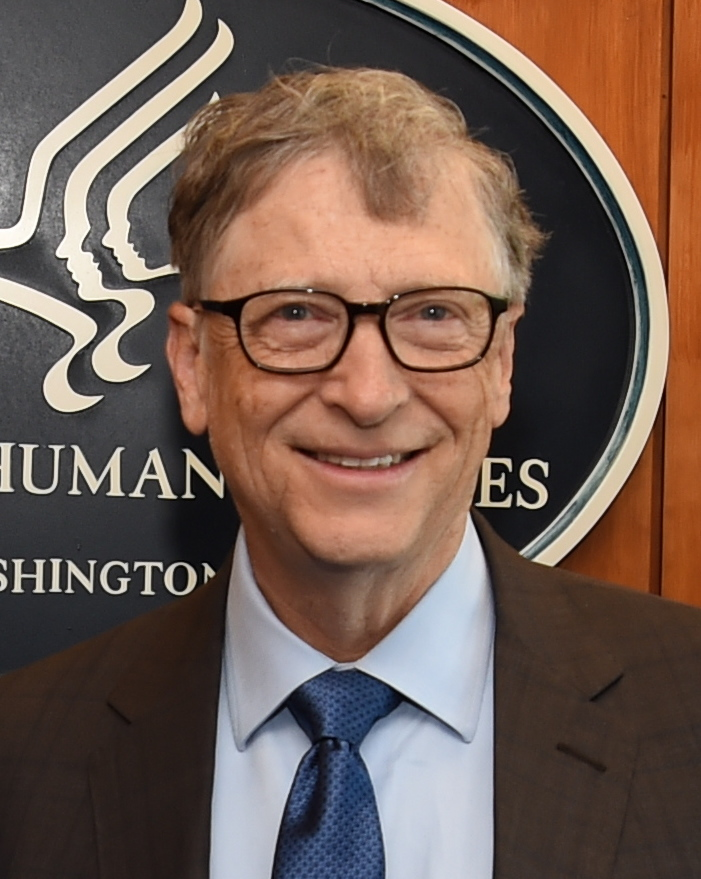
#> input picture photo.jpg, 701 x 879 px
$ python face_detection.py
#> lines starting #> are read from the running program, lines starting #| are printed output that depends on the picture; after the words box and inside, x2 and y2 are one past the last pixel; in counts of white or black regions, pixels touching at a corner belong together
# -----------------------------------------------------------
# Creating a webcam face-detector using python.
#
# (C) 2020 Sandra VS Nair, Trivandrum
# email sandravsnair@gmail.com
# -----------------------------------------------------------

import cv2

#Haar cascade classifier file for detecting face.
face_cascade = cv2.CascadeClassifier("haarcascade_frontalface_default.xml")

img=cv2.imread("photo.jpg")
#> img is the input picture: shape (879, 701, 3); mean B, G, R 81.7, 92.1, 113.4
gray_img=cv2.cvtColor(img,cv2.COLOR_BGR2GRAY) #Converting colored image to gray.
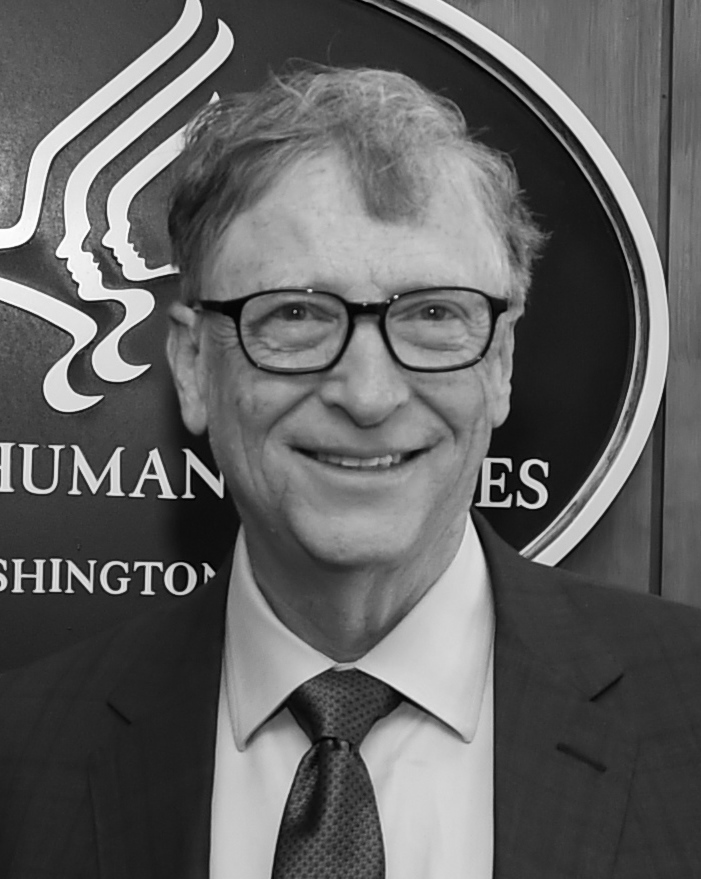
#> gray_img: shape (879, 701); min 0, max 255, mean 97.3

faces=face_cascade.detectMultiScale(gray_img,
                                    scaleFactor=1.05,
                                    minNeighbors=5)
#> faces = [[208, 613, 253, 253], [184, 177, 375, 375]]

#Drawing rectangles in detected faces.
for x,y,w,h in faces:
    img=cv2.rectangle(img,(x,y),(x+w,y+h),(0,0,255),4)
#> this loop made 2 passes
#> pass 1, `img=cv2.rectangle(img,(x,y),(x+w,y+h),(0,0,255),4)`:
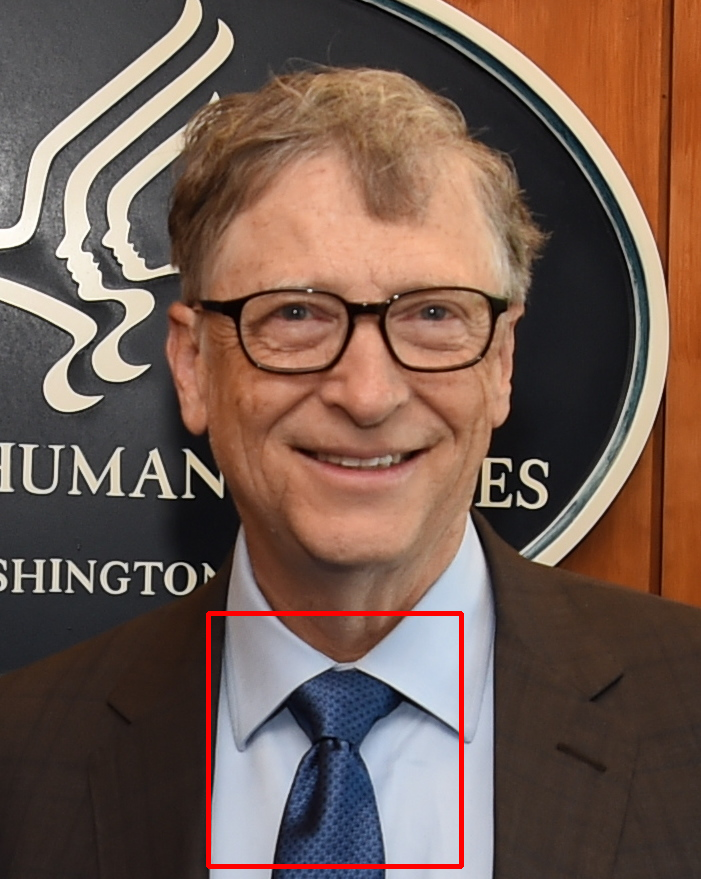
#> img: shape (879, 701, 3); 0.82% of pixels changed, all inside (x1, y1, x2, y2) = (206, 611, 464, 869)
#> pass 2, `img=cv2.rectangle(img,(x,y),(x+w,y+h),(0,0,255),4)`:
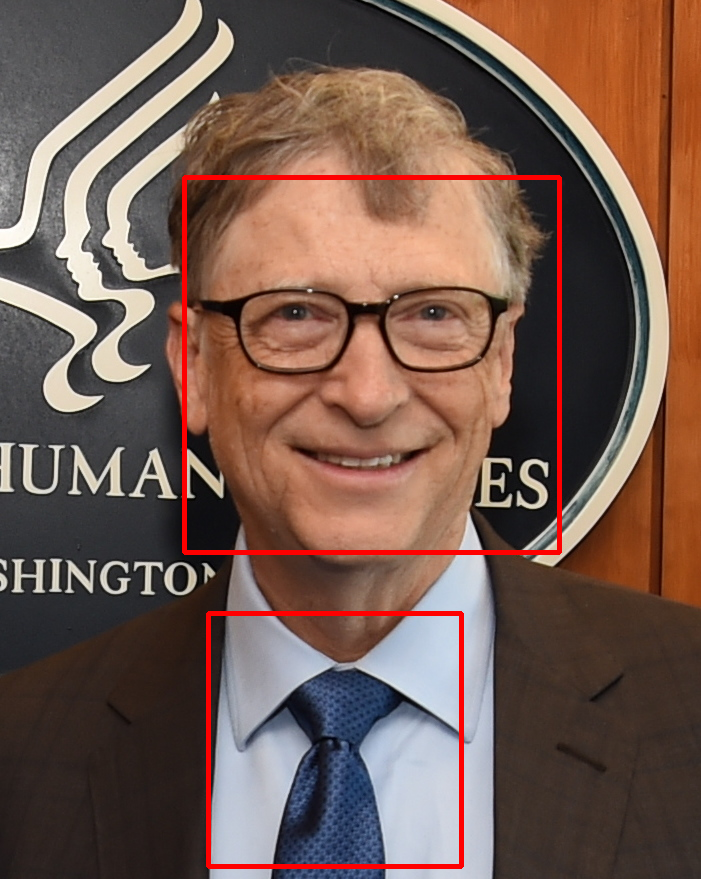
#> img: shape (879, 701, 3); 1.22% of pixels changed, all inside (x1, y1, x2, y2) = (182, 175, 562, 555)

#Preview of the image.
cv2.imshow("Face Detection",img)
cv2.waitKey(0)
